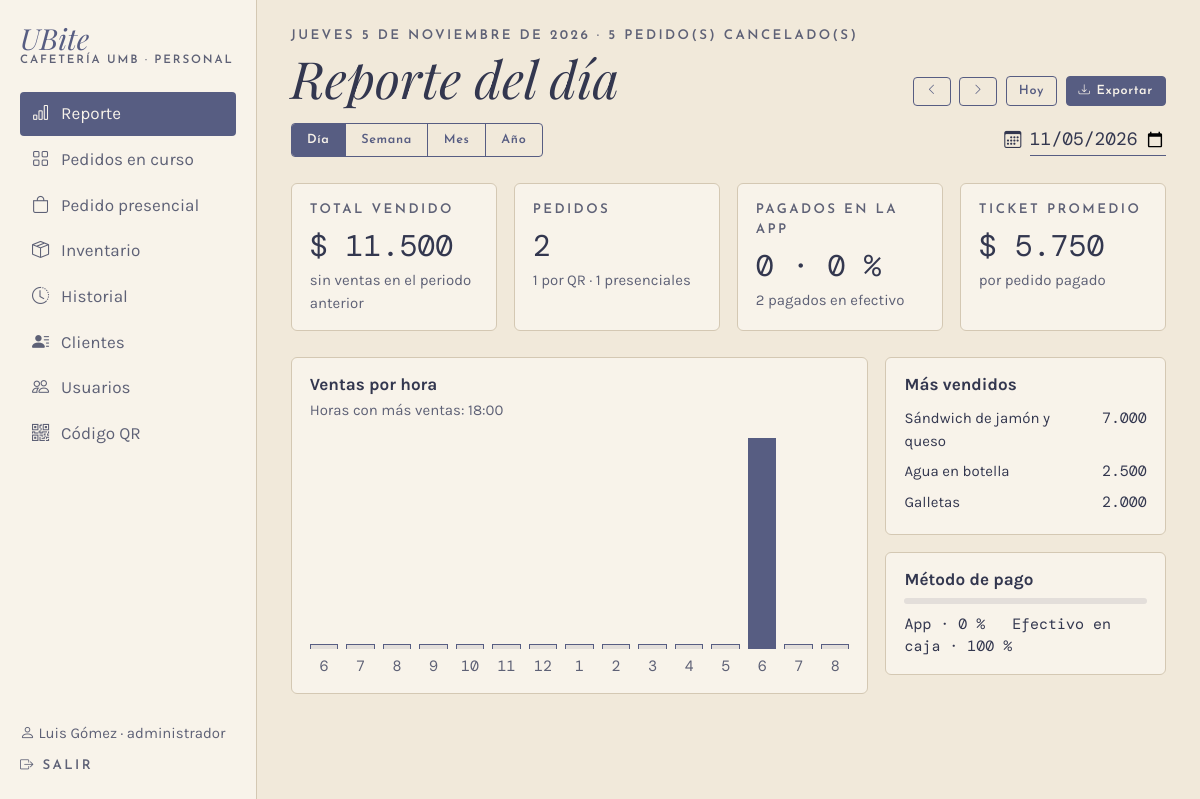
Page /admin/reporte?fecha=2026-11-05&periodo=dia (signed in) on the committed database.
### app/models.py (models this page shows, shortened)
class Usuario(UserMixin, db.Model):
    __tablename__ = "usuario"
    __table_args__ = (
        db.CheckConstraint("rol IN ('cajero', 'administrador')", name="ck_usuario_rol"),
    )
    id_usuario = db.Column(db.Integer, primary_key=True, autoincrement=True)
    nombre = db.Column(db.Text, nullable=False)
    rol = db.Column(db.Text, nullable=False)
    username = db.Column(db.Text, nullable=False, unique=True)
    password_hash = db.Column(db.Text, nullable=False)
    activo = db.Column(db.Boolean, nullable=False, default=True)
    @property
    def is_active(self):
        return bool(self.activo)

class Producto(db.Model):
    __tablename__ = "producto"
    __table_args__ = (
        db.CheckConstraint("precio > 0", name="ck_producto_precio"),
        db.CheckConstraint("stock_actual >= 0", name="ck_producto_stock"),
        db.CheckConstraint("stock_minimo >= 0", name="ck_producto_minimo"),
    )
    id_producto = db.Column(db.Integer, primary_key=True, autoincrement=True)
    nombre = db.Column(db.Text, nullable=False)
    descripcion = db.Column(db.Text)
    precio = db.Column(db.Float, nullable=False)
    stock_actual = db.Column(db.Integer, nullable=False, default=0)
    stock_minimo = db.Column(db.Integer, nullable=False, default=0)
    activo = db.Column(db.Boolean, nullable=False, default=True)
    id_categoria = db.Column(db.Integer, db.ForeignKey("categoria.id_categoria"), nullable=False)
    categoria = db.relationship("Categoria", back_populates="productos")

### app/routes/admin.py (the view)
@bp.route("/reporte")
@rol_requerido("administrador")
def reporte():
    fecha, periodo = _filtro_reporte()
    r = gestion.reporte(fecha, periodo)
    hoy = gestion.hoy()
    siguiente = r["hasta"] + timedelta(days=1)
    return render_template("admin/reporte.html", r=r, fecha=fecha, periodo=periodo, hoy=hoy,
                           anterior=r["desde"] - timedelta(days=1),
                           siguiente=siguiente if siguiente <= hoy else None)

### app/__init__.py (called while the page is built)
def pesos(valor):
    return f"{valor:,.0f}".replace(",", ".")

@login_manager.user_loader
def cargar_usuario(id_usuario):
    from .models import Usuario
    u = db.session.get(Usuario, int(id_usuario))
    return u if u is not None and u.activo else None

### app/database.py (called while the page is built)
@event.listens_for(Engine, "begin")
def _iniciar(conexion):
    conexion.exec_driver_sql("BEGIN IMMEDIATE" if _escritura.get() else "BEGIN")

### app/gestion.py (called while the page is built)
def rango(fecha, periodo):
    if periodo == "semana":
        desde = fecha - timedelta(days=fecha.weekday())
        return desde, desde + timedelta(days=6)
    if periodo == "mes":
        desde = fecha.replace(day=1)
        siguiente = (desde + timedelta(days=32)).replace(day=1)
        return desde, siguiente - timedelta(days=1)
    if periodo == "anio":
        return fecha.replace(month=1, day=1), fecha.replace(month=12, day=31)
    return fecha, fecha

def _pedidos_entre(desde, hasta):
    return Pedido.query.filter(func.date(Pedido.fecha_hora) >= desde.isoformat(),
                               func.date(Pedido.fecha_hora) <= hasta.isoformat()).all()

def _pago(pedido):
    return next((p for p in pedido.pagos if p.estado == "aprobado"), None)

def _total(pedidos):
    return sum(_pago(p).monto for p in pedidos if p.estado != "cancelado" and _pago(p))

def hoy():
    return ahora().date()

### app/models.py (called while the page is built)
def ahora():
    return datetime.now().replace(microsecond=0)

### app/routes/__init__.py (called while the page is built)
def rol_requerido(*roles):
    def decorador(vista):
        @wraps(vista)
        @login_required
        def envoltura(*args, **kwargs):
            if current_user.rol not in roles:
                abort(403)
            return vista(*args, **kwargs)
        return envoltura
    return decorador

def datos_menu():
    if not current_user.is_authenticated:
        return {}
    from flask import request
    admin = current_user.rol == "administrador"
    seccion = request.endpoint
    if seccion and seccion.startswith("inventario."):
        seccion = "inventario.lista"
    elif seccion in ("admin.usuario", "admin.nuevo_usuario", "admin.editar_usuario", "admin.eliminar_usuario"):
        seccion = "admin.usuarios"
    return {"es_admin": admin, "seccion": seccion,
            "menu_personal": MENU_ADMIN if admin else MENU_CAJERO,
            "menu_inferior": INFERIOR_ADMIN if admin else INFERIOR_CAJERO}

### app/routes/cliente.py (called while the page is built)
@bp.app_context_processor
def datos_carrito():
    carrito = session.get("carrito", {})
    return {"unidades_carrito": sum(carrito.values())}

### app/templates/admin/reporte.html (shortened to what this page needs)
{% extends "caja/_base.html" %}
{% set nombres = {"dia": "del día", "semana": "de la semana", "mes": "del mes", "anio": "del año"} %}
{% set pestanas = [("dia", "Día"), ("semana", "Semana"), ("mes", "Mes"), ("anio", "Año")] %}
{% set anteriores = {"dia": "al día anterior", "semana": "a la semana anterior", "mes": "al mes anterior", "anio": "al año anterior"} %}
{% set meses = ["enero","febrero","marzo","abril","mayo","junio","julio","agosto","septiembre","octubre","noviembre","diciembre"] %}
{% set dias = ["lunes","martes","miércoles","jueves","viernes","sábado","domingo"] %}
{% macro fecha_larga(d) %}{{ d.day }} de {{ meses[d.month - 1] }}{% endmacro %}
{% block panel %}
<div class="d-flex flex-wrap justify-content-between align-items-end gap-3 mb-3">
  <div>
    <p class="etiqueta mb-1">
      {% if periodo == "dia" %}{{ dias[r.desde.weekday()] }} {{ fecha_larga(r.desde) }} de {{ r.desde.year }}
      {% elif periodo == "semana" %}del {{ fecha_larga(r.desde) }} al {{ fecha_larga(r.hasta) }} de {{ r.hasta.year }}
      {% elif periodo == "mes" %}{{ meses[r.desde.month - 1] }} de {{ r.desde.year }}
      {% else %}año {{ r.desde.year }}{% endif %}
      · {% if r.cancelados %}{{ r.cancelados }} pedido(s) cancelado(s){% else %}sin pedidos cancelados{% endif %}
    </p>
    <h1 class="titulo display-5 mb-0">Reporte {{ nombres[periodo] }}</h1>
  </div>
  <div class="d-flex flex-wrap gap-2 align-items-center acciones-modulo">
    <a class="btn btn-contorno" href="{{ url_for('admin.reporte', fecha=anterior.isoformat(), periodo=periodo) }}" aria-label="Periodo anterior"><i class="bi bi-chevron-left"></i></a>
    {% if siguiente %}<a class="btn btn-contorno" href="{{ url_for('admin.reporte', fecha=siguiente.isoformat(), periodo=periodo) }}" aria-label="Periodo siguiente"><i class="bi bi-chevron-right"></i></a>{% endif %}
    {% if fecha != hoy %}<a class="btn btn-contorno" href="{{ url_for('admin.reporte', periodo=periodo) }}">Hoy</a>{% endif %}
    <a class="btn btn-ubite" href="{{ url_for('admin.exportar', fecha=fecha.isoformat(), periodo=periodo) }}"><i class="bi bi-download"></i> Exportar</a>
  </div>
</div>
<form method="get" class="filtro-reporte mb-4" role="search">
  <nav class="periodos" aria-label="Periodo del reporte">
    {% for valor, texto in pestanas %}
    <a href="{{ url_for('admin.reporte', fecha=fecha.isoformat(), periodo=valor) }}" class="{{ 'activo' if periodo == valor }}">{{ texto }}</a>
    {% endfor %}
  </nav>
  <label class="d-flex align-items-center gap-2 mb-0">
    <i class="bi bi-calendar3"></i><span class="visually-hidden">Fecha</span>
    <input class="form-control linea-campo mono fecha-reporte" type="date" name="fecha" value="{{ fecha.isoformat() }}"
           max="{{ hoy.isoformat() }}" onchange="this.form.submit()" required>
  </label>
</form>
<div class="row g-3 mb-4">
  <div class="col-6 col-xl-3"><div class="tarjeta h-100">
    <p class="etiqueta mb-1">Total vendido</p><div class="mono fs-3">$ {{ r.total|pesos }}</div>
    <p class="small suave mb-0">{% if r.variacion is not none %}{{ "%+d"|format(r.variacion) }} % frente {{ anteriores[periodo] }}{% else %}sin ventas en el periodo anterior{% endif %}</p>
  </div></div>
  <div class="col-6 col-xl-3"><div class="tarjeta h-100">
    <p class="etiqueta mb-1">Pedidos</p><div class="mono fs-3">{{ r.pedidos }}</div>
    <p class="small suave mb-0">{{ r.qr }} por QR · {{ r.presenciales }} presenciales</p>
  </div></div>
  <div class="col-6 col-xl-3"><div class="tarjeta h-100">
    <p class="etiqueta mb-1">Pagados en la app</p><div class="mono fs-3">{{ r.en_app }} · {{ r.pct_app }} %</div>
    <p class="small suave mb-0">{{ r.en_efectivo }} pagados en efectivo</p>
  </div></div>
  <div class="col-6 col-xl-3"><div class="tarjeta h-100">
    <p class="etiqueta mb-1">Ticket promedio</p><div class="mono fs-3">$ {{ r.ticket|pesos }}</div>
    <p class="small suave mb-0">por pedido pagado</p>
  </div></div>
</div>
<div class="row g-3">
  <div class="col-lg-8">
    <div class="tarjeta h-100">
      {% set unidad = {"dia": "hora", "semana": "día", "mes": "día", "anio": "mes"}[periodo] %}
      <h2 class="fs-6 fw-bold mb-1">Ventas por {{ unidad }}</h2>
      {% if r.barras %}
      <p class="small suave">{{ {"hora": "Horas", "día": "Días", "mes": "Meses"}[unidad] }} con más ventas:
        {% for b in r.barras|selectattr("pico") %}{{ b.titulo }}{{ " y " if not loop.last }}{% endfor %}</p>
      <div class="grafica-horas {{ 'muchas' if r.barras|length > 20 }}">
        {% for b in r.barras %}
        <div class="barra-hora" title="{{ b.titulo }} · $ {{ b.valor|pesos }}">
          <span class="valor {{ 'pico' if b.pico }}" style="height: {{ [b.alto, 2]|max }}%"></span>
          <span class="mono small suave">{{ b.texto }}</span>
        </div>
        {% endfor %}
      </div>
      {% else %}
      <p class="suave mb-0">No hay ventas pagadas en este periodo.</p>
      {% endif %}
    </div>
  </div>
  <div class="col-lg-4 d-flex flex-column gap-3">
    <div class="tarjeta">
      <h2 class="fs-6 fw-bold">Más vendidos</h2>
      {% for nombre, valor in r.mas_vendidos %}
      <div class="nombre-prod d-flex align-items-baseline gap-2 small py-1"><span>{{ nombre }}</span><span class="mono">{{ valor|pesos }}</span></div>
      {% else %}<p class="small suave mb-0">Sin ventas.</p>{% endfor %}
    </div>
    <div class="tarjeta">
      <h2 class="fs-6 fw-bold">Método de pago</h2>
      <div class="medidor mb-2"><span style="width: {{ r.pct_app }}%"></span></div>
      <p class="mono small mb-0">App · {{ r.pct_app }} % &nbsp; Efectivo en caja · {{ 100 - r.pct_app if r.pagados else 0 }} %</p>
    </div>
  </div>
</div>
{% endblock %}

### app/templates/caja/_base.html (shortened to what this page needs)
{% extends "base.html" %}
{% block clase_main %}{{ 'con-lateral' if es_admin }} container-xl py-4 con-barra-inferior{% endblock %}
{% block encabezado %}
{% if es_admin %}
<aside class="lateral d-none d-lg-flex">
  <a class="marca mb-4" href="{{ url_for('admin.reporte') }}"><span class="nombre">UBite</span><span class="sub">Cafetería UMB · Personal</span></a>
  <nav>
    {% for ruta, texto, icono in menu_personal %}
    <a href="{{ url_for(ruta) }}" class="{{ 'activo' if seccion == ruta }}"><i class="bi {{ icono }}"></i>{{ texto }}</a>
    {% endfor %}
  </nav>
  <div class="mt-auto pt-4 small">
    <div class="suave mb-2"><i class="bi bi-person"></i> {{ current_user.nombre }} · {{ current_user.rol }}</div>
    <a href="{{ url_for('auth.salir') }}" class="etiqueta text-decoration-none"><i class="bi bi-box-arrow-right"></i> Salir</a>
  </div>
</aside>
{% endif %}
{% endblock %}
{% block contenido %}
{% block panel %}{% endblock %}
{% endblock %}

### app/static/css/ubite.css (style rules this page uses)
:root { --papel: #F1E9DA; --papel-claro: #F8F3EA; --lavado: #E3DEDA; --linea: #D4C8B3; --tinta: #575D82; --tinta-oscura: #33374F; --tinta-suave: #5E6176; --alerta: #8A3B2E; --f-titulo: "Playfair Display", Georgia, serif; --f-etiqueta: "Josefin Sans", Arial, sans-serif; --f-texto: "Karla", Arial, sans-serif; --f-mono: "DM Mono", "Courier New", monospace; --bs-body-bg: var(--papel); --bs-body-color: var(--tinta-oscura); --bs-body-font-family: var(--f-texto); --bs-border-color: var(--linea); --bs-link-color-rgb: 51, 55, 79; --bs-link-hover-color-rgb: 87, 93, 130; }
html { background: var(--papel); font-size: clamp(16px, 0.55vw + 10.5px, 20px); }
body { min-height: 100vh; background: var(--papel); color: var(--tinta-oscura); font-family: var(--f-texto); }
.titulo { font-family: var(--f-titulo); font-style: italic; font-weight: 400; color: var(--tinta-oscura); line-height: 1.1; }
.etiqueta { font-family: var(--f-etiqueta); font-weight: 600; font-size: .78rem; letter-spacing: .18em; text-transform: uppercase; color: var(--tinta-suave); }
.mono { font-family: var(--f-mono); }
.suave { color: var(--tinta-suave); }
.marca { text-decoration: none; display: inline-block; line-height: 1; }
.marca .nombre { font-family: var(--f-titulo); font-style: italic; font-size: 1.7rem; color: var(--tinta); }
.marca .sub { display: block; margin-top: 2px; font-family: var(--f-etiqueta); font-weight: 600; font-size: .68rem; letter-spacing: .16em; text-transform: uppercase; color: var(--tinta-suave); }
.btn { font-family: var(--f-etiqueta); font-weight: 600; letter-spacing: .1em; border-radius: 4px; padding: .7rem 1.1rem; }
.btn-ubite { background: var(--tinta); border: 1px solid var(--tinta); color: var(--papel-claro); }
.btn-contorno { background: transparent; border: 1px solid var(--tinta); color: var(--tinta); }
.acciones-modulo .btn { display: inline-flex; align-items: center; gap: .35rem; font-size: .74rem; letter-spacing: .05em; line-height: 1.2; padding: .38rem .7rem; }
.acciones-modulo .btn i { font-size: .9em; }
.form-control.linea-campo { background: transparent; border: 0; border-bottom: 1px solid var(--tinta); border-radius: 0; padding-left: 0; font-size: 1.05rem; color: var(--tinta-oscura); }
.form-control::placeholder { color: var(--tinta-suave); opacity: .8; }
.tarjeta { display: block; background: var(--papel-claro); border: 1px solid var(--linea); border-radius: 6px; padding: 16px 18px; }
.lateral { position: fixed; top: 0; bottom: 0; left: 0; width: 15rem; z-index: 30; flex-direction: column; padding: 24px 20px; background: var(--papel-claro); border-right: 1px solid var(--linea); overflow-y: auto; }
.lateral nav, .lateral-links { display: flex; flex-direction: column; gap: 2px; }
.lateral nav a, .lateral-links a { display: flex; align-items: center; gap: 12px; padding: 9px 12px; border-radius: 4px; color: var(--tinta-suave); text-decoration: none; }
.lateral nav a.activo, .lateral-links a.activo { background: var(--tinta); color: var(--papel-claro); }
.grafica-horas { display: flex; align-items: flex-end; gap: 8px; height: 14rem; }
.barra-hora { flex: 1; height: 100%; display: flex; flex-direction: column; justify-content: flex-end; align-items: center; gap: 6px; }
.barra-hora .valor { width: 100%; background: var(--lavado); border: 1px solid var(--tinta); border-bottom: 0; }
.barra-hora .valor.pico { background: var(--tinta); }
.filtro-reporte { display: flex; flex-wrap: wrap; align-items: center; justify-content: space-between; gap: 12px; }
.periodos { display: inline-flex; border: 1px solid var(--tinta); border-radius: 4px; overflow: hidden; }
.periodos a { font-family: var(--f-etiqueta); font-weight: 600; font-size: .74rem; letter-spacing: .05em; padding: .38rem .9rem; color: var(--tinta); text-decoration: none; }
.periodos a + a { border-left: 1px solid var(--tinta); }
.periodos a.activo { background: var(--tinta); color: var(--papel-claro); }
.fecha-reporte { width: auto; padding: 2px 0; }
.medidor { height: 6px; background: var(--lavado); border-radius: 3px; overflow: hidden; min-width: 4rem; }

### rows in the picture
Usuario: nombre "Luis Gómez", rol "administrador"
Producto: nombre "Sándwich de jamón y queso", valor "7.000"
Producto: nombre "Agua en botella", valor "2.500"
Producto: nombre "Galletas", valor "2.000"

### other values in the picture
{{ texto }} "Reporte" "Pedidos en curso" "Pedido presencial" "Inventario" "Historial" "Clientes" "Usuarios" "Código QR"
{{ dias[r.desde.weekday()] }} "JUEVES"
{{ d.day }} "5"
{{ meses[d.month - 1] }} "NOVIEMBRE"
{{ r.desde.year }} "2026"
{{ r.cancelados }} "5"
{{ nombres[periodo] }} "del día"
{{ texto }} "Día" "Semana" "Mes" "Año"
{{ r.total|pesos }} "11.500"
{{ r.pedidos }} "2"
{{ r.qr }} "1"
{{ r.presenciales }} "1"
{{ r.en_app }} "0"
{{ r.pct_app }} "0"
{{ r.en_efectivo }} "2"
